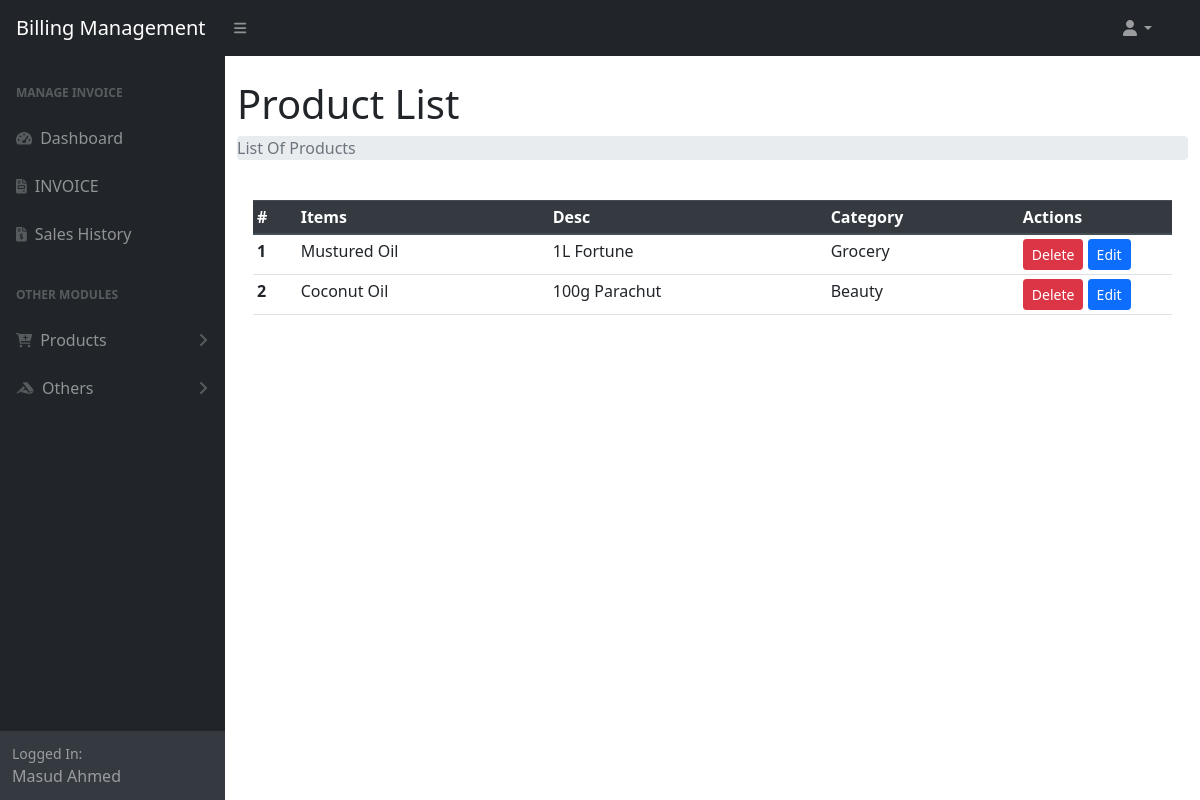
Page /list_products.php (signed in) on the earlier database version.
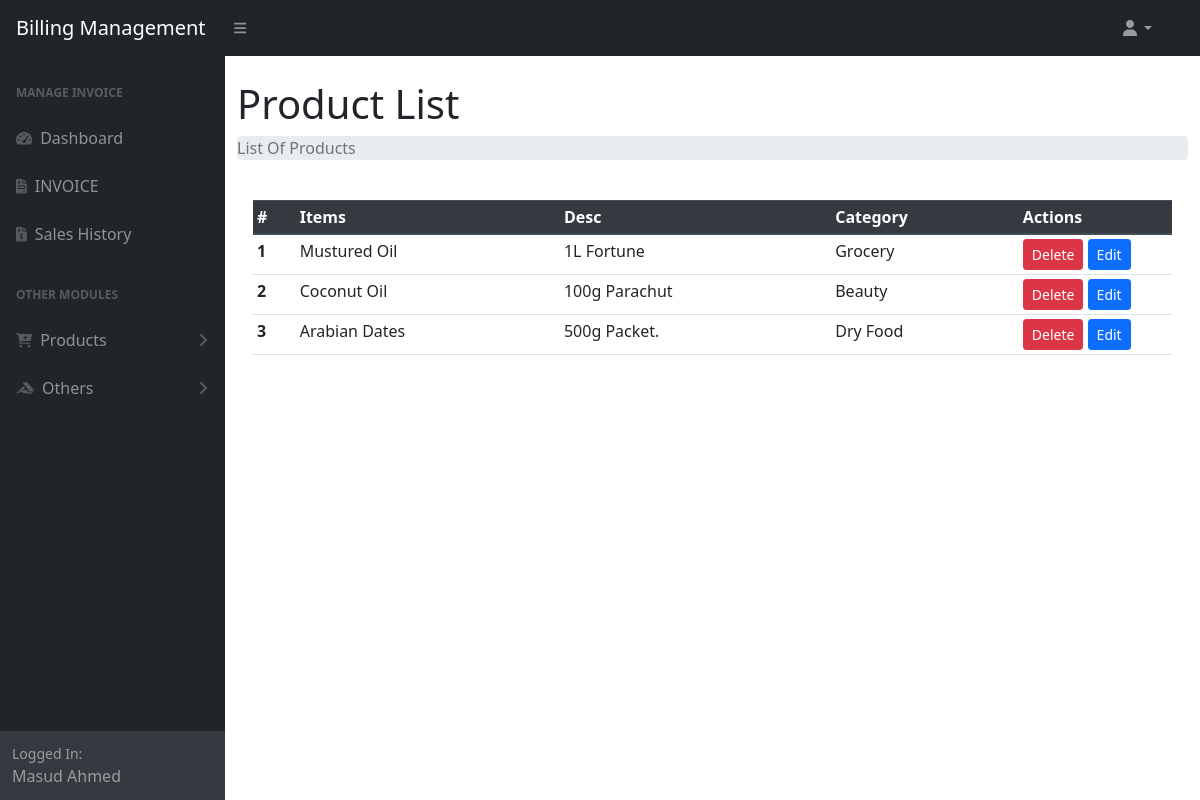
Same page on the later database version.
### tables this page shows
CREATE TABLE `products` (
  `pid` int(11) NOT NULL,
  `pname` varchar(50) NOT NULL,
  `pcat` int(11) NOT NULL,
  `barcode` int(11) DEFAULT NULL,
  `description` text NOT NULL
);

CREATE TABLE `category` (
  `cid` int(11) NOT NULL,
  `ctitle` varchar(50) NOT NULL
);

### list_products.php (the view, shortened to what this page needs)
<?php require_once 'menu/header.php' ?>
<div class="container-fluid">
    <h1 class="mt-4">Product List</h1>
    <ol class="breadcrumb mb-4">
        <li class="breadcrumb-item active">List Of Products</li>
    </ol>
    <div class="card-body">
        <table id="datatablesSimple" class="table table-sm">
            <thead class="thead-dark">
                <tr>
                    <th scope="col">#</th>
                    <th scope="col">Items</th>
                    <th scope="col">Desc</th>
                    <th scope="col">Category</th>
                    <th class="col-2">Actions</th>
                </tr>
            </thead>
            <tbody>
                <?php
                $sql = "SELECT * FROM `products` JOIN `category` ON `products`.`pcat`=`category`.`cid`";
                $res = mysqli_query($conn, $sql);
                if ($res) {
                    if (mysqli_num_rows($res) > 0) {
                        $sl = 0;
                        while ($data = mysqli_fetch_assoc($res)) {
                            ++$sl;
                            $pid = $data['pid'];
                            $pname = $data['pname'];
                            $desc = $data['description'];
                            $pcat = $data['ctitle'];
                ?>
                            <tr>
                                <th scope="row"><?= $sl ?></th>
                                <td><?= $pname ?></td>
                                <td><?= $desc ?></td>
                                <td><?= $pcat ?></td>
                                <td>
                                    <a href="#del_<?= $pid ?>" class="btn btn-danger btn-sm" data-toggle="modal">Delete</a>
                                    <a href="update_product.php?pid=<?= $pid ?>" class="btn btn-sm btn-primary">Edit</a>
                                </td>
                            </tr>
                <?php
                        }
                    } else {
                        $_SESSION['msg'] = "No Data Available";
                    }
                } else {
                    $_SESSION['msg'] = mysqli_error($conn);
                }
                ?>
            </tbody>
        </table>
    </div>
</div>
<br>
<?php require_once 'menu/footer.php' ?>

Differences in the rows shown:
added products: pname "Arabian Dates", description "500g Packet.", pcat.ctitle "Dry Food"
